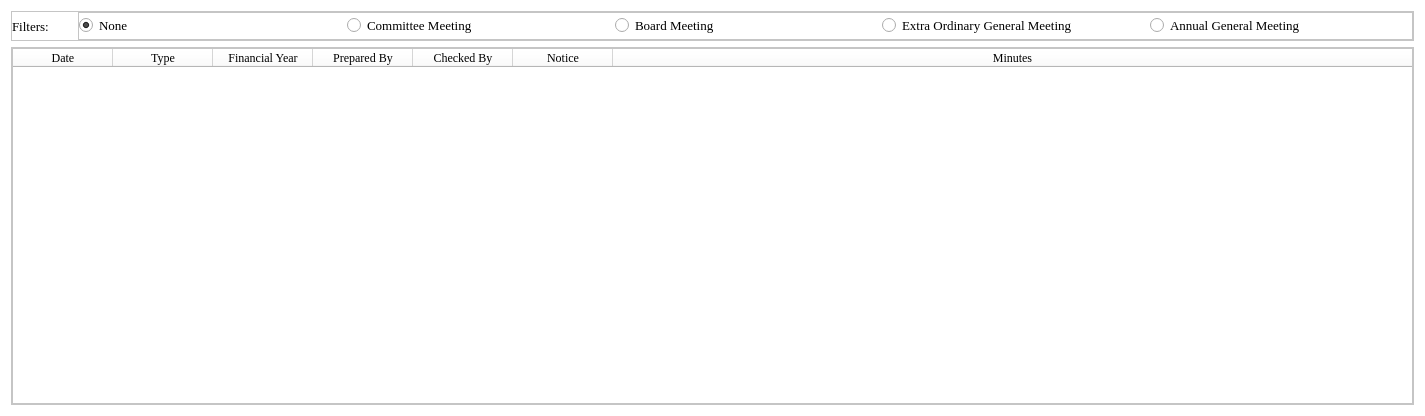
<?xml version="1.0" encoding="UTF-8"?>
<ui version="4.0">
 <class>Form</class>
 <widget class="QWidget" name="Form">
  <property name="geometry">
   <rect>
    <x>0</x>
    <y>0</y>
    <width>1425</width>
    <height>416</height>
   </rect>
  </property>
  <property name="windowTitle">
   <string>Form</string>
  </property>
  <property name="styleSheet">
   <string notr="true">background-color: rgb(255, 255, 255);</string>
  </property>
  <layout class="QGridLayout" name="gridLayout">
   <item row="0" column="0">
    <widget class="QFrame" name="frame_2">
     <property name="minimumSize">
      <size>
       <width>0</width>
       <height>30</height>
      </size>
     </property>
     <property name="maximumSize">
      <size>
       <width>16777215</width>
       <height>30</height>
      </size>
     </property>
     <property name="font">
      <font>
       <family>Georgia</family>
       <pointsize>10</pointsize>
       <stylestrategy>PreferAntialias</stylestrategy>
      </font>
     </property>
     <property name="frameShape">
      <enum>QFrame::StyledPanel</enum>
     </property>
     <property name="frameShadow">
      <enum>QFrame::Raised</enum>
     </property>
     <layout class="QHBoxLayout" name="horizontalLayout_2">
      <property name="leftMargin">
       <number>0</number>
      </property>
      <property name="topMargin">
       <number>0</number>
      </property>
      <property name="rightMargin">
       <number>0</number>
      </property>
      <property name="bottomMargin">
       <number>0</number>
      </property>
      <item>
       <widget class="QLabel" name="label">
        <property name="maximumSize">
         <size>
          <width>60</width>
          <height>16777215</height>
         </size>
        </property>
        <property name="font">
         <font>
          <family>Georgia</family>
          <pointsize>10</pointsize>
          <stylestrategy>PreferAntialias</stylestrategy>
         </font>
        </property>
        <property name="text">
         <string>Filters:</string>
        </property>
       </widget>
      </item>
      <item>
       <widget class="QFrame" name="frame_3">
        <property name="font">
         <font>
          <family>Georgia</family>
          <pointsize>10</pointsize>
          <stylestrategy>PreferAntialias</stylestrategy>
         </font>
        </property>
        <property name="frameShape">
         <enum>QFrame::StyledPanel</enum>
        </property>
        <property name="frameShadow">
         <enum>QFrame::Raised</enum>
        </property>
        <layout class="QHBoxLayout" name="horizontalLayout">
         <property name="leftMargin">
          <number>0</number>
         </property>
         <property name="topMargin">
          <number>0</number>
         </property>
         <property name="rightMargin">
          <number>0</number>
         </property>
         <property name="bottomMargin">
          <number>0</number>
         </property>
         <item>
          <widget class="QRadioButton" name="radioButton">
           <property name="font">
            <font>
             <family>Georgia</family>
             <pointsize>10</pointsize>
             <stylestrategy>PreferAntialias</stylestrategy>
            </font>
           </property>
           <property name="text">
            <string>None</string>
           </property>
           <property name="checked">
            <bool>true</bool>
           </property>
          </widget>
         </item>
         <item>
          <widget class="QRadioButton" name="commitee">
           <property name="font">
            <font>
             <family>Georgia</family>
             <pointsize>10</pointsize>
             <stylestrategy>PreferAntialias</stylestrategy>
            </font>
           </property>
           <property name="text">
            <string>Committee Meeting</string>
           </property>
          </widget>
         </item>
         <item>
          <widget class="QRadioButton" name="board">
           <property name="font">
            <font>
             <family>Georgia</family>
             <pointsize>10</pointsize>
             <stylestrategy>PreferAntialias</stylestrategy>
            </font>
           </property>
           <property name="text">
            <string>Board Meeting</string>
           </property>
           <property name="checkable">
            <bool>true</bool>
           </property>
           <property name="checked">
            <bool>false</bool>
           </property>
           <property name="autoRepeat">
            <bool>false</bool>
           </property>
          </widget>
         </item>
         <item>
          <widget class="QRadioButton" name="EGM">
           <property name="font">
            <font>
             <family>Georgia</family>
             <pointsize>10</pointsize>
             <stylestrategy>PreferAntialias</stylestrategy>
            </font>
           </property>
           <property name="text">
            <string>Extra Ordinary General Meeting</string>
           </property>
          </widget>
         </item>
         <item>
          <widget class="QRadioButton" name="AGM">
           <property name="font">
            <font>
             <family>Georgia</family>
             <pointsize>10</pointsize>
             <stylestrategy>PreferAntialias</stylestrategy>
            </font>
           </property>
           <property name="text">
            <string>Annual General Meeting</string>
           </property>
          </widget>
         </item>
        </layout>
       </widget>
      </item>
     </layout>
    </widget>
   </item>
   <item row="1" column="0">
    <widget class="QScrollArea" name="scrollArea">
     <property name="widgetResizable">
      <bool>true</bool>
     </property>
     <widget class="QWidget" name="meetingArea">
      <property name="geometry">
       <rect>
        <x>0</x>
        <y>0</y>
        <width>1405</width>
        <height>360</height>
       </rect>
      </property>
      <layout class="QVBoxLayout" name="verticalLayout">
       <property name="leftMargin">
        <number>0</number>
       </property>
       <property name="topMargin">
        <number>0</number>
       </property>
       <property name="rightMargin">
        <number>0</number>
       </property>
       <property name="bottomMargin">
        <number>0</number>
       </property>
       <item>
        <widget class="QTableWidget" name="meetingTable">
         <attribute name="horizontalHeaderStretchLastSection">
          <bool>true</bool>
         </attribute>
         <column>
          <property name="text">
           <string>Date</string>
          </property>
          <property name="font">
           <font>
            <family>Georgia</family>
            <stylestrategy>PreferAntialias</stylestrategy>
           </font>
          </property>
         </column>
         <column>
          <property name="text">
           <string>Type</string>
          </property>
          <property name="font">
           <font>
            <family>Georgia</family>
            <stylestrategy>PreferAntialias</stylestrategy>
           </font>
          </property>
         </column>
         <column>
          <property name="text">
           <string>Financial Year</string>
          </property>
          <property name="font">
           <font>
            <family>Georgia</family>
            <stylestrategy>PreferAntialias</stylestrategy>
           </font>
          </property>
         </column>
         <column>
          <property name="text">
           <string>Prepared By</string>
          </property>
          <property name="font">
           <font>
            <family>Georgia</family>
            <stylestrategy>PreferAntialias</stylestrategy>
           </font>
          </property>
         </column>
         <column>
          <property name="text">
           <string>Checked By</string>
          </property>
          <property name="font">
           <font>
            <family>Georgia</family>
            <stylestrategy>PreferAntialias</stylestrategy>
           </font>
          </property>
         </column>
         <column>
          <property name="text">
           <string>Notice</string>
          </property>
          <property name="font">
           <font>
            <family>Georgia</family>
            <stylestrategy>PreferAntialias</stylestrategy>
           </font>
          </property>
         </column>
         <column>
          <property name="text">
           <string>Minutes</string>
          </property>
          <property name="font">
           <font>
            <family>Georgia</family>
            <stylestrategy>PreferAntialias</stylestrategy>
           </font>
          </property>
         </column>
        </widget>
       </item>
      </layout>
     </widget>
    </widget>
   </item>
  </layout>
 </widget>
 <resources/>
 <connections/>
</ui>
